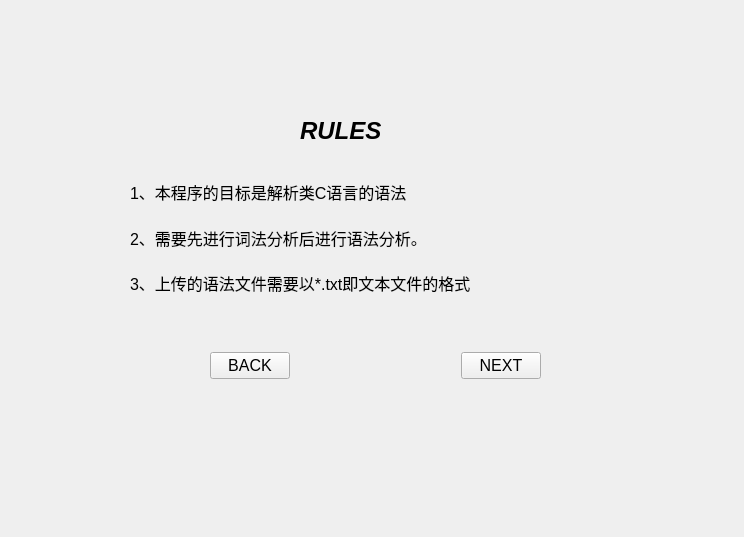
<?xml version="1.0" encoding="UTF-8"?>
<ui version="4.0">
 <class>rules</class>
 <widget class="QWidget" name="rules">
  <property name="geometry">
   <rect>
    <x>0</x>
    <y>0</y>
    <width>744</width>
    <height>537</height>
   </rect>
  </property>
  <property name="windowTitle">
   <string>Form</string>
  </property>
  <widget class="QLabel" name="label">
   <property name="geometry">
    <rect>
     <x>300</x>
     <y>110</y>
     <width>301</width>
     <height>41</height>
    </rect>
   </property>
   <property name="font">
    <font>
     <pointsize>18</pointsize>
     <weight>75</weight>
     <italic>true</italic>
     <bold>true</bold>
     <underline>false</underline>
    </font>
   </property>
   <property name="text">
    <string>RULES</string>
   </property>
  </widget>
  <widget class="QWidget" name="layoutWidget">
   <property name="geometry">
    <rect>
     <x>210</x>
     <y>340</y>
     <width>331</width>
     <height>51</height>
    </rect>
   </property>
   <layout class="QHBoxLayout" name="horizontalLayout">
    <item>
     <widget class="QPushButton" name="back">
      <property name="font">
       <font>
        <pointsize>12</pointsize>
       </font>
      </property>
      <property name="text">
       <string>BACK</string>
      </property>
     </widget>
    </item>
    <item>
     <spacer name="horizontalSpacer">
      <property name="orientation">
       <enum>Qt::Horizontal</enum>
      </property>
      <property name="sizeHint" stdset="0">
       <size>
        <width>40</width>
        <height>20</height>
       </size>
      </property>
     </spacer>
    </item>
    <item>
     <widget class="QPushButton" name="next">
      <property name="font">
       <font>
        <pointsize>12</pointsize>
       </font>
      </property>
      <property name="text">
       <string>NEXT</string>
      </property>
     </widget>
    </item>
   </layout>
  </widget>
  <widget class="QWidget" name="layoutWidget">
   <property name="geometry">
    <rect>
     <x>130</x>
     <y>180</y>
     <width>971</width>
     <height>131</height>
    </rect>
   </property>
   <layout class="QVBoxLayout" name="verticalLayout_2">
    <item>
     <widget class="QLabel" name="label_2">
      <property name="font">
       <font>
        <pointsize>12</pointsize>
       </font>
      </property>
      <property name="text">
       <string>1、本程序的目标是解析类C语言的语法</string>
      </property>
     </widget>
    </item>
    <item>
     <spacer name="verticalSpacer">
      <property name="orientation">
       <enum>Qt::Vertical</enum>
      </property>
      <property name="sizeHint" stdset="0">
       <size>
        <width>20</width>
        <height>18</height>
       </size>
      </property>
     </spacer>
    </item>
    <item>
     <widget class="QLabel" name="label_3">
      <property name="font">
       <font>
        <pointsize>12</pointsize>
       </font>
      </property>
      <property name="text">
       <string>2、需要先进行词法分析后进行语法分析。</string>
      </property>
     </widget>
    </item>
    <item>
     <spacer name="verticalSpacer_2">
      <property name="orientation">
       <enum>Qt::Vertical</enum>
      </property>
      <property name="sizeHint" stdset="0">
       <size>
        <width>20</width>
        <height>18</height>
       </size>
      </property>
     </spacer>
    </item>
    <item>
     <widget class="QLabel" name="label_4">
      <property name="font">
       <font>
        <pointsize>12</pointsize>
       </font>
      </property>
      <property name="text">
       <string>3、上传的语法文件需要以*.txt即文本文件的格式</string>
      </property>
     </widget>
    </item>
    <item>
     <spacer name="verticalSpacer_3">
      <property name="orientation">
       <enum>Qt::Vertical</enum>
      </property>
      <property name="sizeHint" stdset="0">
       <size>
        <width>20</width>
        <height>18</height>
       </size>
      </property>
     </spacer>
    </item>
   </layout>
  </widget>
 </widget>
 <resources/>
 <connections/>
</ui>
